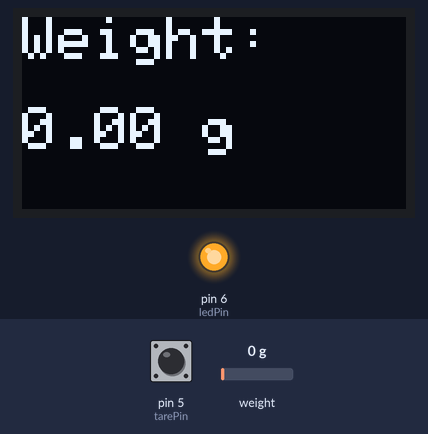
Simulated run of this program. Board: Arduino Nano, built with avr-gcc and run on an emulated ATmega328P. Parts: 128×64 one-colour display, output pins drawn as LEDs (lit = HIGH). Inputs (shaded band) come from the test bench; at power-on: weight on the scale 0 g, pin 5 (tarePin) HIGH. What the program prints to the serial monitor is not drawn.

Above: at 3.7 s.
3.8 s: weight on the scale set to 3 g
At 4.07 s:
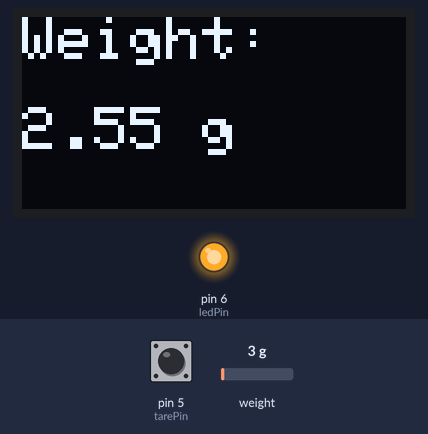
6.1 s: weight on the scale set to 1250 g
At 8.8 s:
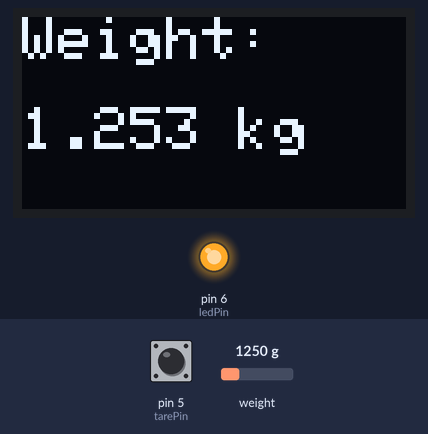
9.1 s: pin 5 (tarePin) pulled LOW for 3.2 s
At 10.3 s:
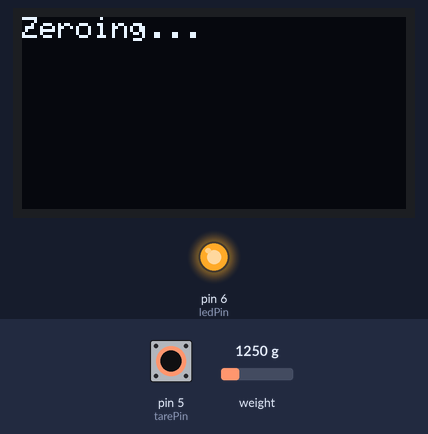
15.3 s: weight on the scale set to 100 g
At 15.51 s:
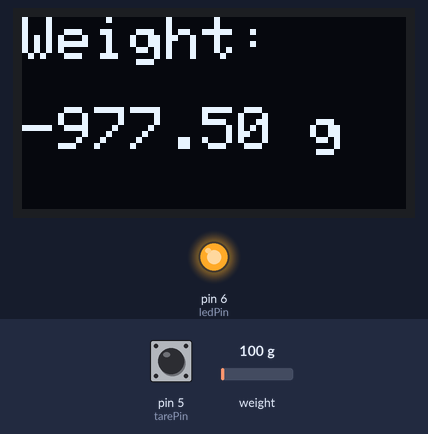
16.8 s: pin 5 (tarePin) pulled LOW for 0.25 s
At 18.2 s:
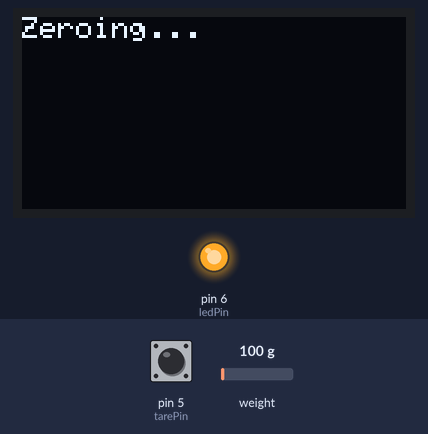
20.0 s: pin 5 (tarePin) pulled LOW for 1 s
Timing chart, 0 to 23.0 s (numbered marks = the images above; inputs shaded):
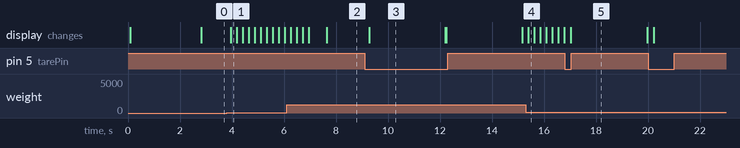

The program:

main.cpp
```cpp
#include <Arduino.h>
#include <HX711.h>
#include <Wire.h>
#include <Adafruit_GFX.h>
#include <Adafruit_SSD1306.h>

#define i2cAddress 0x3c
#define SCREEN_WIDTH 128
#define SCREEN_HEIGHT 64
#define OLED_RESET -1
Adafruit_SSD1306 display(SCREEN_WIDTH, SCREEN_HEIGHT, &Wire, OLED_RESET);
HX711 scale;

// Configuration
const int doutPin = 2;
const int sckPin = 3;
const uint8_t tarePin = 5;
const uint8_t ledPin = 6;
static float scaleFactor = 232.39f;
float filteredWeight = 0;
bool initialized = false;

float calibrationCorrection(float grams)
{
  if (grams <= 500.0f)
    return grams;

  return grams + 0.003965f * (grams - 500.0f);
}

void displayWeight(float grams)
{
  display.clearDisplay();
  display.setTextColor(SSD1306_WHITE);
  display.setTextSize(2);
  display.setCursor(0, 0);
  display.print("Weight:");
  display.setCursor(0, 30);

  if (abs(grams) < 1.0)
    grams = 0.0;
  if (grams >= 1000.0)
  {
    display.print(grams / 1000.0, 3);
    display.print(" kg");
  }
  else
  {
    display.print(grams, 2);
    display.print(" g");
  }
  display.display();
}

void tareScale()
{
  display.clearDisplay();
  display.setCursor(0, 0);
  display.setTextSize(1);
  display.setTextColor(SSD1306_WHITE);
  display.print("Zeroing...");
  display.display();

  scale.tare(25);
  filteredWeight = 0;
  initialized = true;
  Serial.println("Tare completed.");
}

float getWeightResult()
{
  if (scale.is_ready())
  {
    float newReading = calibrationCorrection(scale.get_units(2));

    float difference = abs(newReading - filteredWeight);

    float dynamicAlpha = (difference > 1.0f) ? 0.85f : 0.1f;

    filteredWeight =
        dynamicAlpha * newReading +
        (1.0f - dynamicAlpha) * filteredWeight;

    return filteredWeight;
  }

  return filteredWeight;
}

void setup()
{
  Serial.begin(9600);
  pinMode(tarePin, INPUT_PULLUP);
  pinMode(ledPin, OUTPUT);
  digitalWrite(ledPin, HIGH);

  scale.begin(doutPin, sckPin);
  scale.set_scale(scaleFactor);

  if (!display.begin(SSD1306_SWITCHCAPVCC, i2cAddress))
  {
    Serial.println(F("OLED error"));
  }
  else
  {
    display.clearDisplay();
    display.display();
  }

  tareScale();
}

void loop()
{
  if (digitalRead(tarePin) == LOW)
  {
    tareScale();
    delay(200);
  }

  float currentWeight = getWeightResult();

  Serial.print("Weight: ");
  Serial.print(currentWeight);
  Serial.println(" g");

  displayWeight(currentWeight);

  delay(1);
}
```

Measured:
- the behaviour switches between 1 and 2 g on weight on the scale (found by bisection; images 0 and 1)
- after the input at 3.8 s, the display: changes after 0.16 s (image 1)
- after the input at 6.1 s, the display: first changes after 0.16 s (image 2 shows a later state)
- after the input at 9.1 s, the display: changes after 0.18 s (image 3)
- after the input at 15.3 s, the display: changes after 0.10 s (image 4)
- after the input at 16.8 s, the display: changes after 0.24 s (image 5)
- what the display in image 3 shows lasts 2.9 s, from 9.3 s to 12.2 s
